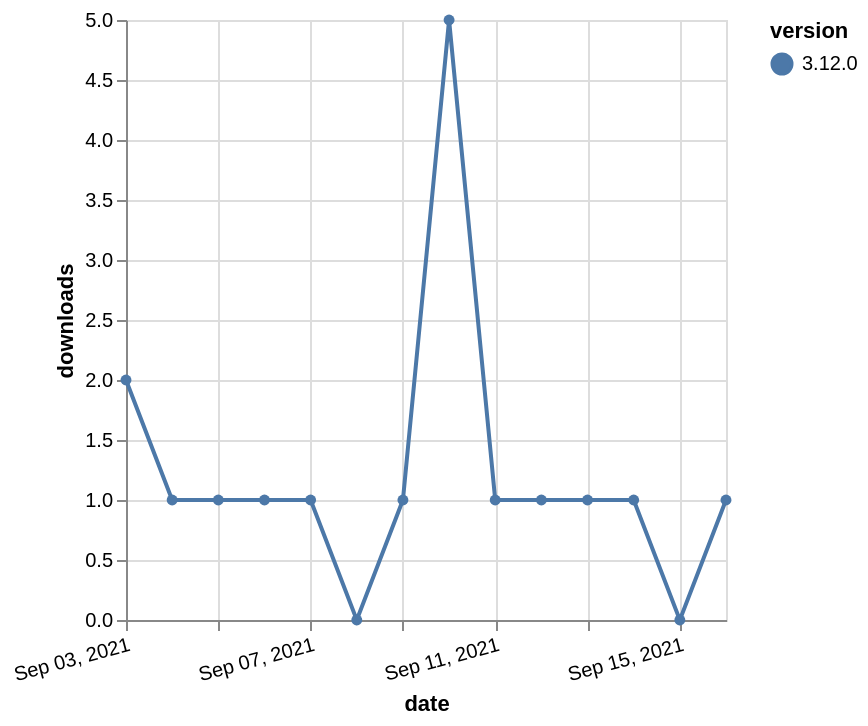

The specification (Vega-Lite) saved for this image:
### Vega-Lite specification from a JSON file in a GitHub repository (floating-point values rounded to 4 significant figures)
{"$schema": "https://vega.github.io/schema/vega-lite/v5.json", "description": "A simple bar chart with embedded data.", "data": {"values": [{"date": "2021-09-03", "total": 492, "delta": 2, "version": "3.12.0"}, {"date": "2021-09-04", "total": 493, "delta": 1, "version": "3.12.0"}, {"date": "2021-09-05", "total": 494, "delta": 1, "version": "3.12.0"}, {"date": "2021-09-06", "total": 495, "delta": 1, "version": "3.12.0"}, {"date": "2021-09-07", "total": 496, "delta": 1, "version": "3.12.0"}, {"date": "2021-09-08", "total": 496, "delta": 0, "version": "3.12.0"}, {"date": "2021-09-09", "total": 497, "delta": 1, "version": "3.12.0"}, {"date": "2021-09-10", "total": 502, "delta": 5, "version": "3.12.0"}, {"date": "2021-09-11", "total": 503, "delta": 1, "version": "3.12.0"}, {"date": "2021-09-12", "total": 504, "delta": 1, "version": "3.12.0"}, {"date": "2021-09-13", "total": 505, "delta": 1, "version": "3.12.0"}, {"date": "2021-09-14", "total": 506, "delta": 1, "version": "3.12.0"}, {"date": "2021-09-15", "total": 506, "delta": 0, "version": "3.12.0"}, {"date": "2021-09-16", "total": 507, "delta": 1, "version": "3.12.0"}]}, "width": "container", "mark": {"type": "line", "point": {"filled": true}}, "encoding": {"x": {"field": "date", "type": "temporal", "timeUnit": "yearmonthdate", "title": "date", "axis": {"labelAngle": -15}}, "y": {"field": "delta", "type": "quantitative", "title": "downloads"}, "color": {"field": "version", "type": "nominal"}, "tooltip": {"field": "delta"}}}
